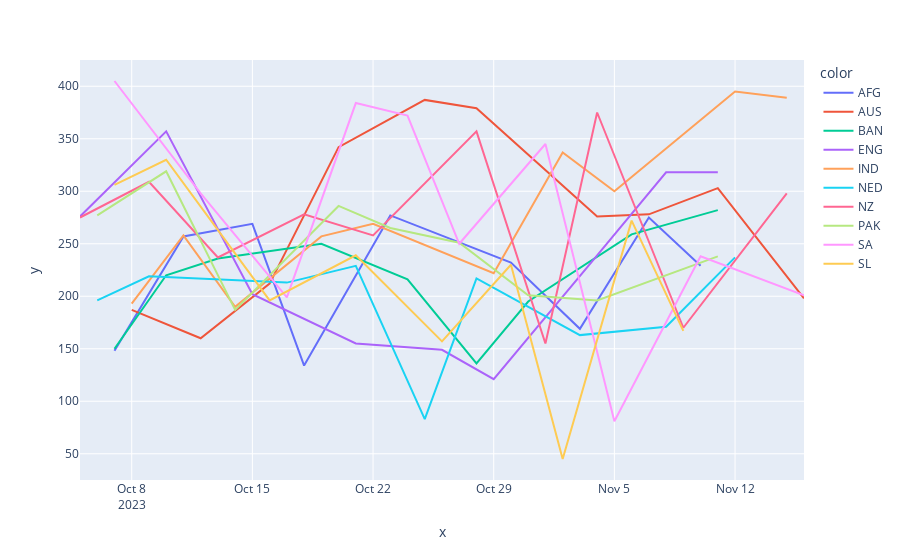

Source (notebook cell):
### Code cell
data=df_bat.groupby(['team','start_date'])['runs'].sum()
    # plt.figure(figsize=(17, 6))
    # plt.plot(data.index.get_level_values('start_date'),data,'s--')
import plotly 
from plotly import express
plotly.express.line(x=data.index.get_level_values('start_date'),y=data,line_group=data.index.get_level_values('team'),color=data.index.get_level_values('team'))

### Figure 1 — Plotly figure (JSON) as saved in the notebook; plotly's stock layout.template omitted (floating-point values rounded to 4 significant figures)
{"data": [{"hovertemplate": "color=AFG<br>line_group=AFG<br>x=%{x}<br>y=%{y}<extra></extra>", "legendgroup": "AFG", "line": {"color": "#636efa", "dash": "solid"}, "marker": {"symbol": "circle"}, "mode": "lines", "name": "AFG", "orientation": "v", "showlegend": true, "type": "scatter", "x": ["2023-10-07T00:00:00", "2023-10-11T00:00:00", "2023-10-15T00:00:00", "2023-10-18T00:00:00", "2023-10-23T00:00:00", "2023-10-30T00:00:00", "2023-11-03T00:00:00", "2023-11-07T00:00:00", "2023-11-10T00:00:00"], "xaxis": "x", "y": [148, 257, 269, 134, 277, 232, 169, 275, 229], "yaxis": "y"}, {"hovertemplate": "color=AUS<br>line_group=AUS<br>x=%{x}<br>y=%{y}<extra></extra>", "legendgroup": "AUS", "line": {"color": "#EF553B", "dash": "solid"}, "marker": {"symbol": "circle"}, "mode": "lines", "name": "AUS", "orientation": "v", "showlegend": true, "type": "scatter", "x": ["2023-10-08T00:00:00", "2023-10-12T00:00:00", "2023-10-16T00:00:00", "2023-10-20T00:00:00", "2023-10-25T00:00:00", "2023-10-28T00:00:00", "2023-11-04T00:00:00", "2023-11-07T00:00:00", "2023-11-11T00:00:00", "2023-11-16T00:00:00"], "xaxis": "x", "y": [187, 160, 212, 342, 387, 379, 276, 278, 303, 198], "yaxis": "y"}, {"hovertemplate": "color=BAN<br>line_group=BAN<br>x=%{x}<br>y=%{y}<extra></extra>", "legendgroup": "BAN", "line": {"color": "#00cc96", "dash": "solid"}, "marker": {"symbol": "circle"}, "mode": "lines", "name": "BAN", "orientation": "v", "showlegend": true, "type": "scatter", "x": ["2023-10-07T00:00:00", "2023-10-10T00:00:00", "2023-10-13T00:00:00", "2023-10-19T00:00:00", "2023-10-24T00:00:00", "2023-10-28T00:00:00", "2023-10-31T00:00:00", "2023-11-06T00:00:00", "2023-11-11T00:00:00"], "xaxis": "x", "y": [150, 220, 236, 250, 216, 136, 195, 259, 282], "yaxis": "y"}, {"hovertemplate": "color=ENG<br>line_group=ENG<br>x=%{x}<br>y=%{y}<extra></extra>", "legendgroup": "ENG", "line": {"color": "#ab63fa", "dash": "solid"}, "marker": {"symbol": "circle"}, "mode": "lines", "name": "ENG", "orientation": "v", "showlegend": true, "type": "scatter", "x": ["2023-10-05T00:00:00", "2023-10-10T00:00:00", "2023-10-15T00:00:00", "2023-10-21T00:00:00", "2023-10-26T00:00:00", "2023-10-29T00:00:00", "2023-11-04T00:00:00", "2023-11-08T00:00:00", "2023-11-11T00:00:00"], "xaxis": "x", "y": [276, 357, 202, 155, 149, 121, 239, 318, 318], "yaxis": "y"}, {"hovertemplate": "color=IND<br>line_group=IND<br>x=%{x}<br>y=%{y}<extra></extra>", "legendgroup": "IND", "line": {"color": "#FFA15A", "dash": "solid"}, "marker": {"symbol": "circle"}, "mode": "lines", "name": "IND", "orientation": "v", "showlegend": true, "type": "scatter", "x": ["2023-10-08T00:00:00", "2023-10-11T00:00:00", "2023-10-14T00:00:00", "2023-10-19T00:00:00", "2023-10-22T00:00:00", "2023-10-29T00:00:00", "2023-11-02T00:00:00", "2023-11-05T00:00:00", "2023-11-12T00:00:00", "2023-11-15T00:00:00"], "xaxis": "x", "y": [193, 258, 190, 257, 269, 222, 337, 300, 395, 389], "yaxis": "y"}, {"hovertemplate": "color=NED<br>line_group=NED<br>x=%{x}<br>y=%{y}<extra></extra>", "legendgroup": "NED", "line": {"color": "#19d3f3", "dash": "solid"}, "marker": {"symbol": "circle"}, "mode": "lines", "name": "NED", "orientation": "v", "showlegend": true, "type": "scatter", "x": ["2023-10-06T00:00:00", "2023-10-09T00:00:00", "2023-10-17T00:00:00", "2023-10-21T00:00:00", "2023-10-25T00:00:00", "2023-10-28T00:00:00", "2023-11-03T00:00:00", "2023-11-08T00:00:00", "2023-11-12T00:00:00"], "xaxis": "x", "y": [196, 219, 213, 229, 83, 217, 163, 171, 237], "yaxis": "y"}, {"hovertemplate": "color=NZ<br>line_group=NZ<br>x=%{x}<br>y=%{y}<extra></extra>", "legendgroup": "NZ", "line": {"color": "#FF6692", "dash": "solid"}, "marker": {"symbol": "circle"}, "mode": "lines", "name": "NZ", "orientation": "v", "showlegend": true, "type": "scatter", "x": ["2023-10-05T00:00:00", "2023-10-09T00:00:00", "2023-10-13T00:00:00", "2023-10-18T00:00:00", "2023-10-22T00:00:00", "2023-10-28T00:00:00", "2023-11-01T00:00:00", "2023-11-04T00:00:00", "2023-11-09T00:00:00", "2023-11-15T00:00:00"], "xaxis": "x", "y": [275, 309, 237, 278, 258, 357, 155, 375, 170, 298], "yaxis": "y"}, {"hovertemplate": "color=PAK<br>line_group=PAK<br>x=%{x}<br>y=%{y}<extra></extra>", "legendgroup": "PAK", "line": {"color": "#B6E880", "dash": "solid"}, "marker": {"symbol": "circle"}, "mode": "lines", "name": "PAK", "orientation": "v", "showlegend": true, "type": "scatter", "x": ["2023-10-06T00:00:00", "2023-10-10T00:00:00", "2023-10-14T00:00:00", "2023-10-20T00:00:00", "2023-10-23T00:00:00", "2023-10-27T00:00:00", "2023-10-31T00:00:00", "2023-11-04T00:00:00", "2023-11-11T00:00:00"], "xaxis": "x", "y": [277, 319, 187, 286, 265, 251, 201, 196, 238], "yaxis": "y"}, {"hovertemplate": "color=SA<br>line_group=SA<br>x=%{x}<br>y=%{y}<extra></extra>", "legendgroup": "SA", "line": {"color": "#FF97FF", "dash": "solid"}, "marker": {"symbol": "circle"}, "mode": "lines", "name": "SA", "orientation": "v", "showlegend": true, "type": "scatter", "x": ["2023-10-07T00:00:00", "2023-10-12T00:00:00", "2023-10-17T00:00:00", "2023-10-21T00:00:00", "2023-10-24T00:00:00", "2023-10-27T00:00:00", "2023-11-01T00:00:00", "2023-11-05T00:00:00", "2023-11-10T00:00:00", "2023-11-16T00:00:00"], "xaxis": "x", "y": [405, 298, 199, 384, 372, 250, 345, 81, 238, 201], "yaxis": "y"}, {"hovertemplate": "color=SL<br>line_group=SL<br>x=%{x}<br>y=%{y}<extra></extra>", "legendgroup": "SL", "line": {"color": "#FECB52", "dash": "solid"}, "marker": {"symbol": "circle"}, "mode": "lines", "name": "SL", "orientation": "v", "showlegend": true, "type": "scatter", "x": ["2023-10-07T00:00:00", "2023-10-10T00:00:00", "2023-10-16T00:00:00", "2023-10-21T00:00:00", "2023-10-26T00:00:00", "2023-10-30T00:00:00", "2023-11-02T00:00:00", "2023-11-06T00:00:00", "2023-11-09T00:00:00"], "xaxis": "x", "y": [306, 330, 196, 239, 157, 230, 45, 272, 167], "yaxis": "y"}], "layout": {"legend": {"title": {"text": "color"}, "tracegroupgap": 0}, "margin": {"t": 60}, "xaxis": {"anchor": "y", "domain": [0, 1], "title": {"text": "x"}}, "yaxis": {"anchor": "x", "domain": [0, 1], "title": {"text": "y"}}}}
